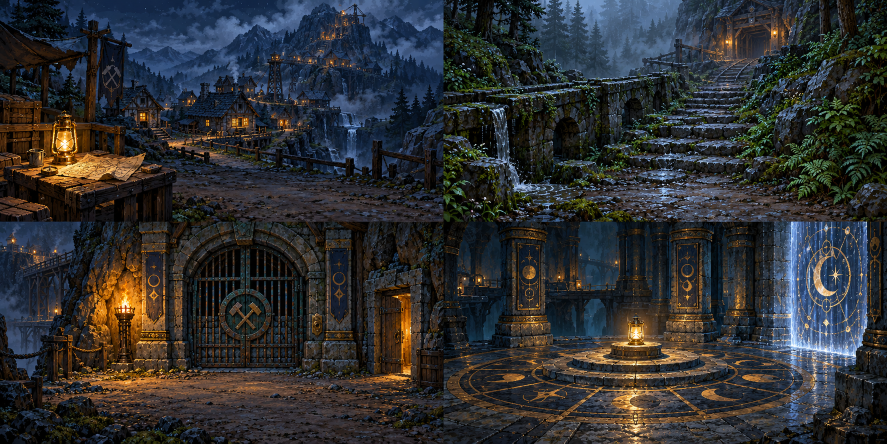
#> input picture assets/dnd/source-atlases/mistlight-v1.png, 1774 x 887 px (shown at 1/2 size); its folder holds 4 pictures in this run
$ python prepare-dnd-art.py
#> lines starting #> are read from the running program, lines starting #| are printed output that depends on the picture
"""Export image_gen atlases as browser assets; requires Pillow, no generation API.

This only unpacks existing pixels, pads transparent sprites and encodes WebP.
Source atlases remain intact. Run from the repository root.
"""
from collections import deque
from hashlib import sha256
import json
from pathlib import Path
from PIL import Image, ImageDraw, ImageFont

ROOT = Path(__file__).resolve().parents[1]
SOURCE = ROOT / 'assets/dnd/source-atlases'
OUT = ROOT / 'apps/web/assets/dnd'
manifest = {'version': 1, 'generator': 'image_gen built-in', 'assets': [], 'sources': []}

SCENES = {
    'mistlight': (2, 2, ['village', 'trail', 'gate', 'vault']),
    'blackapple': (2, 5, ['appleVillage', 'sanitarium', 'manor', 'tavern', 'cloakroom', 'bluehouse', 'banquet', 'service', 'cellar', 'treasury']),
    'morgansfort': (3, 3, ['dragonInn', 'river', 'entry', 'wolvesDen', 'traps', 'kobolds', 'store', 'lower', 'nest']),
}
ACTORS = ['fighter', 'rogue', 'cleric', 'wizard', 'messenger', 'warden', 'mother', 'physician', 'fairy-lord', 'jester', 'attendant', 'bart', 'kobold-chief', 'boy', 'girl', 'miner']
FOES = ['wolf', 'den-wolf', 'sentinel', 'goat-guard', 'mirror-guard', 'stirge', 'kobold', 'mine-warden']
PROPS = ['lantern', 'map', 'mirror', 'thread', 'rope', 'silver', 'jade', 'opener', 'key', 'rune', 'potion', 'flower']


def export(im, group, name, **details):
    path = OUT / group / f'{name}-v1.webp'
    path.parent.mkdir(parents=True, exist_ok=True)
    if im.mode == 'RGBA':
        im.save(path, lossless=True, method=6, exact=True)
    else:
        im.save(path, quality=87, method=6)
    manifest['assets'].append({'id': name, 'group': group, 'path': str(path.relative_to(ROOT)).replace('\\', '/'), 'width': im.width, 'height': im.height, 'bytes': path.stat().st_size, 'sha256': sha256(path.read_bytes()).hexdigest(), **details})


for pack, (cols, rows, names) in SCENES.items():
    atlas = Image.open(SOURCE / f'{pack}-v1.png').convert('RGB')
#> atlas is the input picture: PIL image 1774x887 RGB; mean R, G, B 46.6, 47.7, 48.9
    for i, name in enumerate(names):
        col, row = i % cols, i // cols
        box = (round(col*atlas.width/cols), round(row*atlas.height/rows), round((col+1)*atlas.width/cols), round((row+1)*atlas.height/rows))
        frame = atlas.crop(box)
        # Keep native pixels when possible; never enlarge a scene for download.
        export(frame, 'scenes', name, pack=pack, atlas=f'{pack}-v1.png', crop=list(box))
#> this loop made 4 passes
#> pass 1, `frame = atlas.crop(box)`:
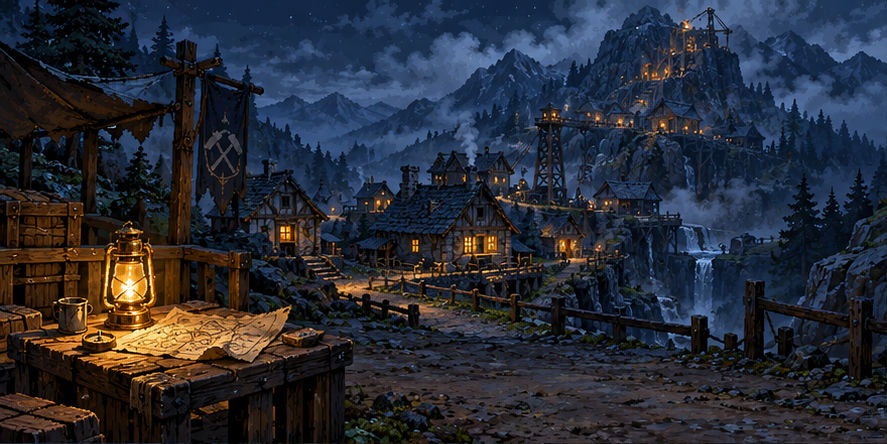
#> frame: PIL image 887x444 RGB; mean R, G, B 40.2, 44.1, 54
#> pass 2, `frame = atlas.crop(box)`:
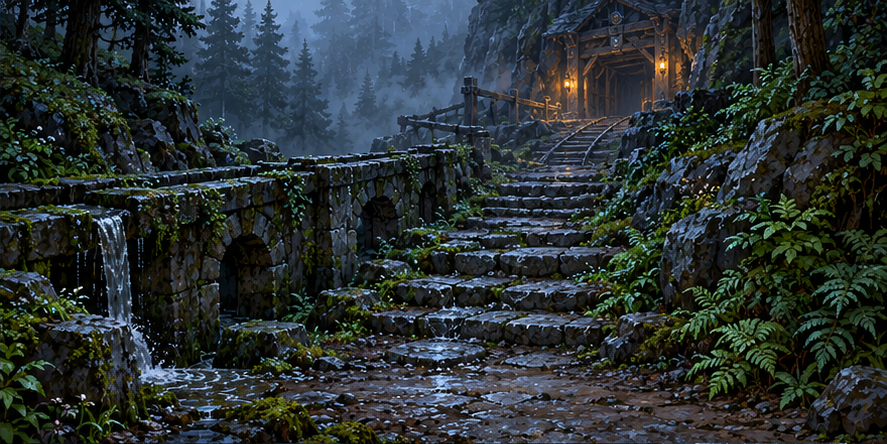
#> frame: PIL image 887x444 RGB; mean R, G, B 42, 50.2, 50.1
#> pass 3, `frame = atlas.crop(box)`:
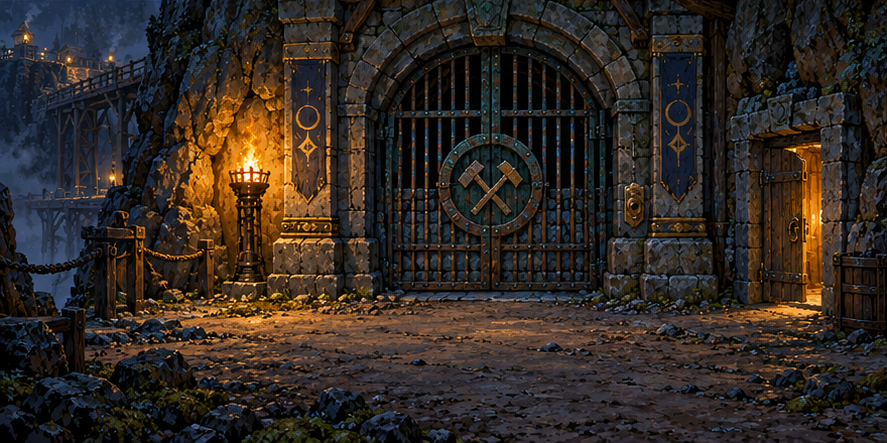
#> frame: PIL image 887x443 RGB; mean R, G, B 49.9, 41.7, 35.2
#> after the loop:
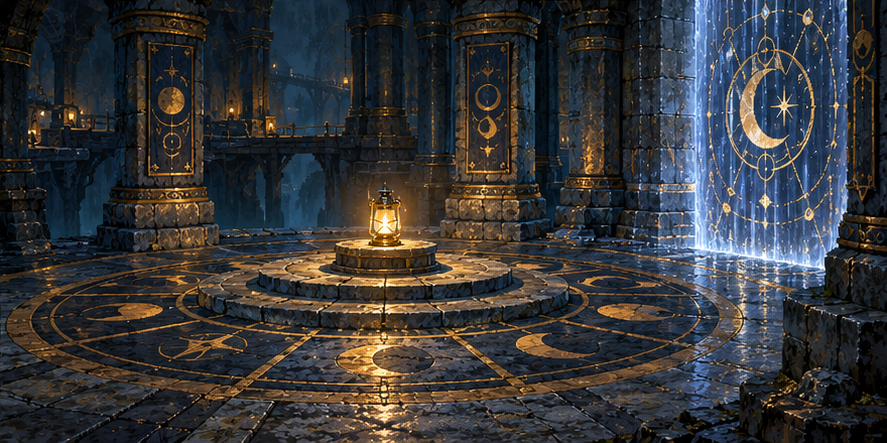
#> frame: PIL image 887x443 RGB; mean R, G, B 54.2, 54.6, 56.4
    cover_name = {'mistlight': 'village', 'blackapple': 'appleVillage', 'morgansfort': 'river'}[pack]
    cover = Image.open(OUT / 'scenes' / f'{cover_name}-v1.webp').convert('RGB')
    w = min(cover.width, round(cover.height*.86))
#> w = 382
    x = (cover.width-w)//2
#> x = 252
    export(cover.crop((x, 0, x+w, cover.height)), 'covers', pack, derivedFrom=cover_name)
#> in export (call 5), `im.save(path, quality=87, method=6)`:
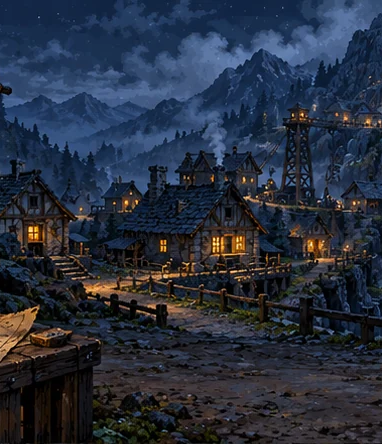
#> saved as mistlight-v1.webp: PIL image 382x444 RGB; mean R, G, B 39.6, 47.2, 62
#> pass 2 of the loop `for pack, (cols, rows, names) in SCENES.items():`:
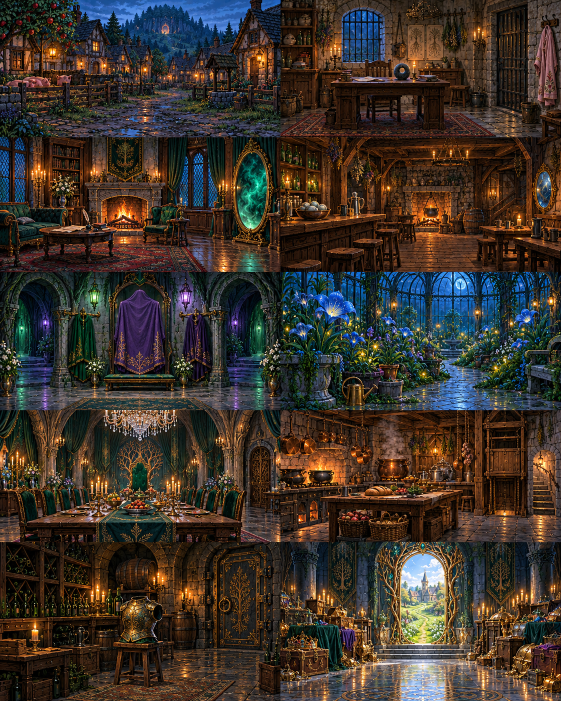
#> input picture assets/dnd/source-atlases/blackapple-v1.png, 1122 x 1402 px (shown at 1/2 size)
#> atlas is the input picture: PIL image 1122x1402 RGB; mean R, G, B 61, 51.3, 42.9
#> after the loop `for i, name in enumerate(names):`:
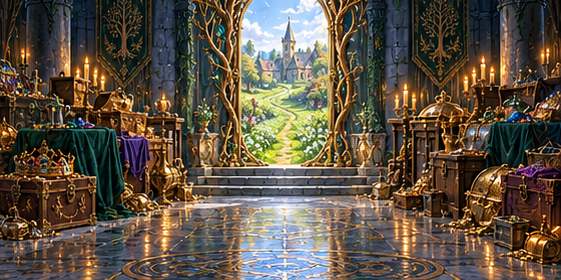
#> frame: PIL image 561x280 RGB; mean R, G, B 95.1, 83.2, 68.4
#> cover: PIL image 561x280 RGB
#> in export (call 16), `im.save(path, quality=87, method=6)`:
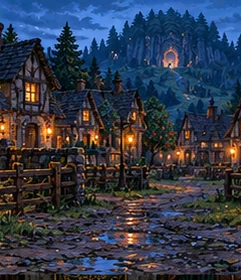
#> saved as blackapple-v1.webp: PIL image 241x280 RGB; mean R, G, B 50.9, 58.3, 74.5
#> (the run stopped early here; a loop or call above may not have finished)
